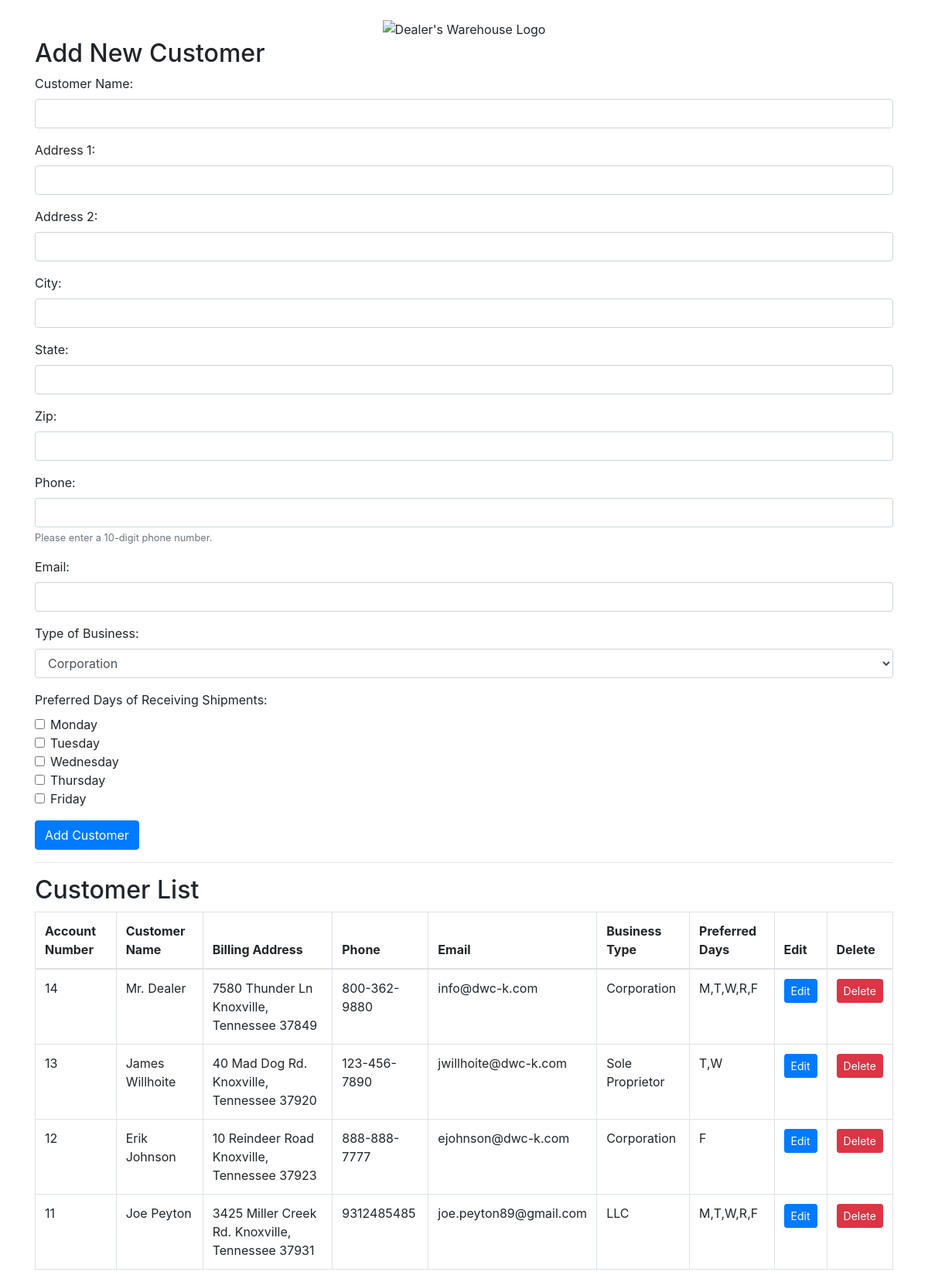
The page / on the database its author committed.
### tables this page shows
CREATE TABLE `customers` (
  `id` int NOT NULL AUTO_INCREMENT,
  `customer_name` varchar(255) NOT NULL,
  `address1` varchar(255) NOT NULL,
  `address2` varchar(255) DEFAULT NULL,
  `city` varchar(255) NOT NULL,
  `state` varchar(255) NOT NULL,
  `zip` varchar(10) NOT NULL,
  `phone` varchar(15) NOT NULL,
  `email` varchar(255) NOT NULL,
  `business_type` varchar(50) NOT NULL,
  `preferred_days` varchar(10) NOT NULL,
  `created_at` timestamp NULL DEFAULT CURRENT_TIMESTAMP,
  PRIMARY KEY (`id`),
  UNIQUE KEY `id_UNIQUE` (`id`),
  KEY `idx_customer_name` (`customer_name`),
  KEY `idx_created_at` (`created_at`)
);

### display_customers.php (the view, shortened to what this page needs)
<?php
include 'config.php';
$sql = "SELECT * FROM customers ORDER BY created_at DESC";
$result = $conn->query($sql);
if ($result->num_rows > 0) {
    echo '<table class="table table-bordered">
            <thead>
                <tr>
                    <th>Account Number</th>
                    <th>Customer Name</th>
                    <th>Billing Address</th>
                    <th>Phone</th>
                    <th>Email</th>
                    <th>Business Type</th>
                    <th>Preferred Days</th>
                    <th>Edit</th>
                    <th>Delete</th>
                </tr>
            </thead>
            <tbody>';
    while ($row = $result->fetch_assoc()) {
        echo "<tr>
                <td>{$row['id']}</td>
                <td>{$row['customer_name']}</td>
                <td>{$row['address1']} {$row['address2']} {$row['city']}, {$row['state']} {$row['zip']} </td>
                <td>{$row['phone']}</td>
                <td>{$row['email']}</td>
                <td>{$row['business_type']}</td>
                <td>{$row['preferred_days']}</td>
                <td>
                    <form method='post' action=''>
                        <input type='hidden' name='edit_customer' value='{$row['id']}'>
                        <button type='submit' class='btn btn-primary btn-sm'>Edit</button>
                    </form>
                </td>
                <td>
                    <form method='post' action=''>
                        <input type='hidden' name='delete_customer' value='{$row['id']}'>
                        <button type='submit' class='btn btn-danger btn-sm'>Delete</button>
                    </form>
                </td>
              </tr>";
    }
    echo '</tbody></table>';
} else {
    echo '<div class="alert alert-info" role="alert">No customers found.</div>';
}
?>

### index.php (shortened to what this page needs)
<!DOCTYPE html>
<html lang="en">
<head>
    <link rel="stylesheet" href="https://stackpath.bootstrapcdn.com/bootstrap/4.5.2/css/bootstrap.min.css">
</head>
<body class="container mt-4">
    <div class="row justify-content-center">
        <div class="col-6 text-center">
            <img src="dwc_logo.png" alt="Dealer's Warehouse Logo" class="img-fluid">
        </div>
    </div>
    <h2>Add New Customer</h2>
    <form action="process.php" method="post">
        <div class="form-group">
            <label for="customer_name">Customer Name:</label>
            <input type="text" class="form-control" name="customer_name" required>
        </div>
        <div class="form-group">
            <label for="address1">Address 1:</label>
            <input type="text" class="form-control" name="address1" required>
        </div>
        <div class="form-group">
            <label for="address2">Address 2:</label>
            <input type="text" class="form-control" name="address2">
        </div>
        <div class="form-group">
            <label for="city">City:</label>
            <input type="text" class="form-control" name="city" required>
        </div>
        <div class="form-group">
            <label for="state">State:</label>
            <input type="text" class="form-control" name="state" required>
        </div>
        <div class="form-group">
            <label for="zip">Zip:</label>
            <input type="text" class="form-control" name="zip" required>
        </div>
        <div class="form-group">
            <label for="phone">Phone:</label>
            <input type="tel" class="form-control" name="phone" pattern="\d{10}" title="Please enter a 10-digit phone number without dashes." required>
            <small class="form-text text-muted">Please enter a 10-digit phone number.</small>
        </div>
        <div class="form-group">
            <label for="email">Email:</label>
            <input type="email" class="form-control" name="email" required>
        </div>
        <div class="form-group">
            <label for="business_type">Type of Business:</label>
            <select class="form-control" name="business_type">
                <option value="Corporation">Corporation</option>
            </select>
        </div>
        <div class="form-group">
            <label for="preferred_days">Preferred Days of Receiving Shipments:</label>
            <div class="form-check">
                <input type="checkbox" class="form-check-input" name="preferred_days[]" value="M" id="Monday">
                <label class="form-check-label" for="Monday">Monday</label>
            </div>
            <div class="form-check">
                <input type="checkbox" class="form-check-input" name="preferred_days[]" value="T" id="Tuesday">
                <label class="form-check-label" for="Tuesday">Tuesday</label>
            </div>
            <div class="form-check">
                <input type="checkbox" class="form-check-input" name="preferred_days[]" value="W" id="Wednesday">
                <label class="form-check-label" for="Wednesday">Wednesday</label>
            </div>
            <div class="form-check">
                <input type="checkbox" class="form-check-input" name="preferred_days[]" value="R" id="Thursday">
                <label class="form-check-label" for="Thursday">Thursday</label>
            </div>
            <div class="form-check">
                <input type="checkbox" class="form-check-input" name="preferred_days[]" value="F" id="Friday">
                <label class="form-check-label" for="Friday">Friday</label>
            </div>
        </div>
        <button type="submit" class="btn btn-primary">Add Customer</button>
    </form>
    <hr>
    <h2>Customer List</h2>
    <?php include 'display_customers.php'; ?>
</body>
</html>

### rows shown on the page
customers: id "14", customer_name "Mr. Dealer", address1 "7580 Thunder Ln", city "Knoxville", state "Tennessee", zip "37849", phone "800-362-9880", email "info@dwc-k.com", business_type "Corporation", preferred_days "M,T,W,R,F"
customers: id "13", customer_name "James Willhoite", address1 "40 Mad Dog Rd.", city "Knoxville", state "Tennessee", zip "37920", phone "123-456-7890", email "jwillhoite@dwc-k.com", business_type "Sole Proprietor", preferred_days "T,W"
customers: id "12", customer_name "Erik Johnson", address1 "10 Reindeer Road", city "Knoxville", state "Tennessee", zip "37923", phone "888-888-7777", email "ejohnson@dwc-k.com", business_type "Corporation", preferred_days "F"
customers: id "11", customer_name "Joe Peyton", address1 "3425 Miller Creek Rd.", city "Knoxville", state "Tennessee", zip "37931", phone "9312485485", email "joe.peyton89@gmail.com", business_type "LLC", preferred_days "M,T,W,R,F"
